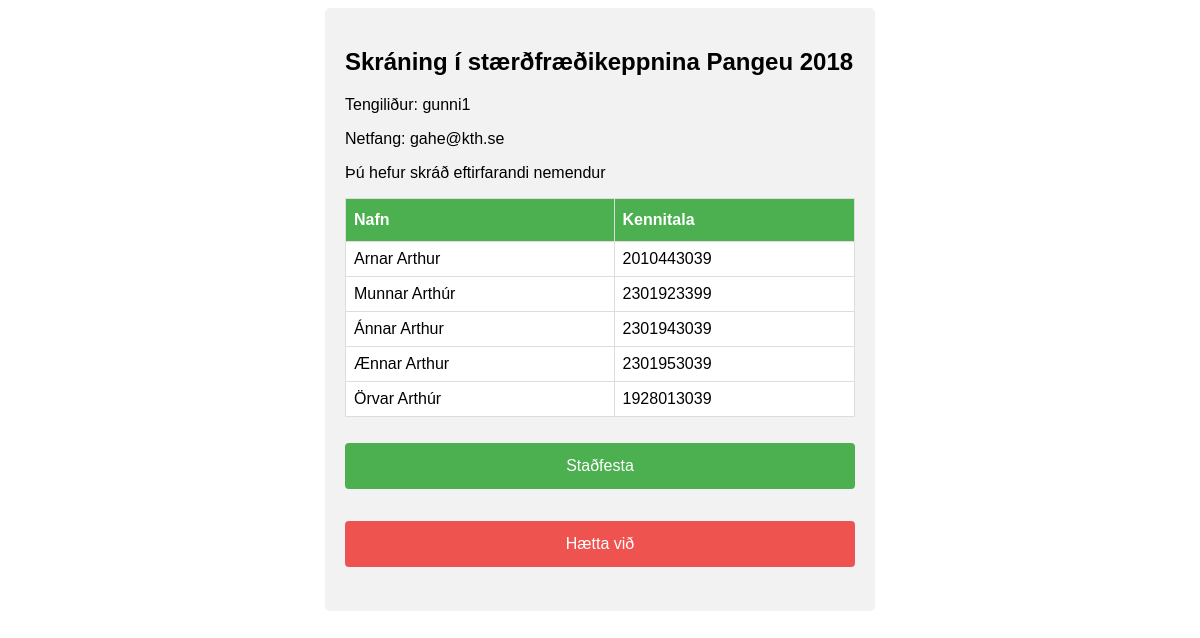
The app's page /skraning/dfd5f9139a820075df69d7895015360b76d0360f3d4b77a845689614/ with its own data.
### skraning/models.py (models this page shows, shortened)
@python_2_unicode_compatible
class Info_temp(models.Model):
    contact_name = models.CharField(max_length=200)
    contact_email = models.CharField(max_length=200)
    school = models.CharField(max_length=200)
    grade = models.CharField(max_length=200)
    group_name = models.CharField(max_length=200)
    index = models.CharField(max_length=200)

@python_2_unicode_compatible
class Student_temp(models.Model):
    name = models.CharField(max_length=200)
    kt = models.CharField(max_length=200)
    info = models.ForeignKey(Info_temp, on_delete=models.CASCADE)

### skraning/views.py (the view)
# urls.py: url(r'^(?P<info_temp_index>[0-9a-f]+)/$', views.confirm_enrollment, name='confirm_enrollment'),
def confirm_enrollment(request, info_temp_index):
    info_temp = get_object_or_404(Info_temp, index=info_temp_index)
    student_list = info_temp.student_temp_set.all()
    student_list = student_list.order_by('name')
    return render(request, 'skraning/student_table.html', {'student_list': student_list,'info_temp':info_temp})

### skraning/templates/skraning/student_table.html (shortened to what this page needs)
<html>
<head>
    {% load static %}
    <link rel="stylesheet" type="text/css" href="{% static 'skraning/style.css' %}" />
</head>
<body>
<div>
<h2>Skráning í stærðfræðikeppnina Pangeu 2018</h2>
<p>Tengiliður: {{info_temp.contact_name}}</p>
<p>Netfang: {{info_temp.contact_email}}</p>
<p>Þú hefur skráð eftirfarandi nemendur</p>
<table id="nem">
    <tr>
        <th> Nafn </th>
        <th> Kennitala </th>
    </tr>
    {% for student in student_list %}
      <tr>
       <td> {{ student.name }} </td>
       <td> {{ student.kt }} </td>
      </tr>
    {% endfor %}
</table>
<br>
    <form action="{% url 'skraning:send_confirmation' info_temp.index %}" method="post">
        <input style="display:inline-block;" type="submit" value="Staðfesta" />
    </form>
    <form  action="{% url 'skraning:enrollment_info' '' %}" method="post">
        <input style="background-color: #EF5350; display:inline-block;" type="submit" value="Hætta við" />
    </form>
</div>
</body>
</html>

### skraning/static/skraning/style.css (style rules this page uses)
input[type=submit] { width: 100%; background-color: #4CAF50; color: white; padding: 14px 20px; margin: 8px 0; font-size: 16px; border: none; border-radius: 4px; cursor: pointer; -webkit-transition-duration: 0.4s; transition-duration: 0.4s; display:inline-block; }
div { border-radius: 5px; background-color: #f2f2f2; padding: 20px; width: 510px; margin-left: auto; margin-right: auto; font-family: sans-serif; }
#nem { border-collapse: collapse; width: 100%; }
#nem td, #nem th { border: 1px solid #ddd; padding: 8px; }
#nem tr { background-color: #ffffff; }
#nem th { padding-top: 12px; padding-bottom: 12px; text-align: left; background-color: #4CAF50; color: white; }

### records on screen
Info_temp: contact_name "gunni1", contact_email "gahe@kth.se"
Student_temp: name "Arnar Arthur", kt "2010443039"
Student_temp: name "Munnar Arthúr", kt "2301923399"
Student_temp: name "Ánnar Arthur", kt "2301943039"
Student_temp: name "Ænnar Arthur", kt "2301953039"
Student_temp: name "Örvar Arthúr", kt "1928013039"
